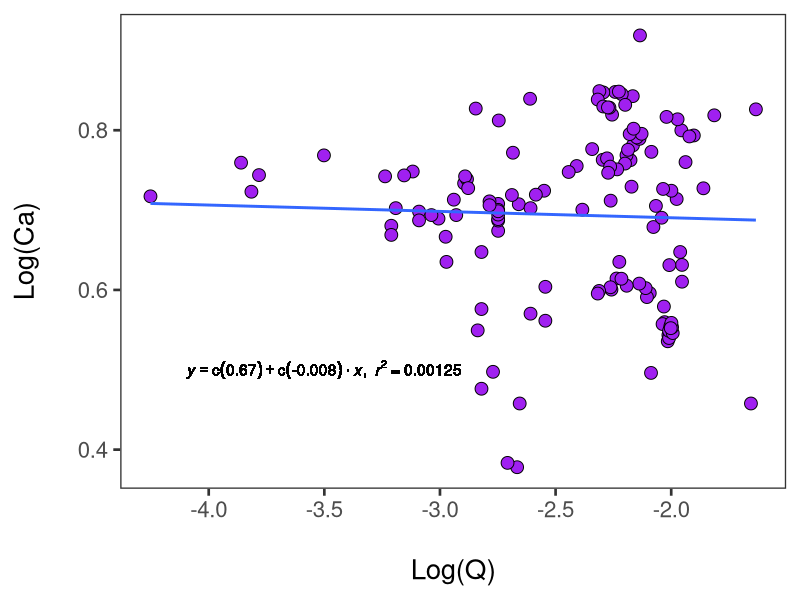
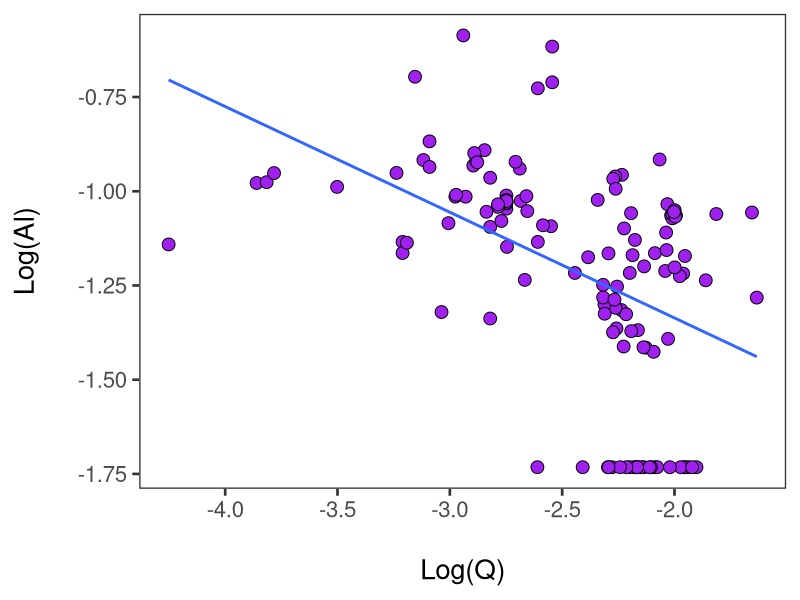
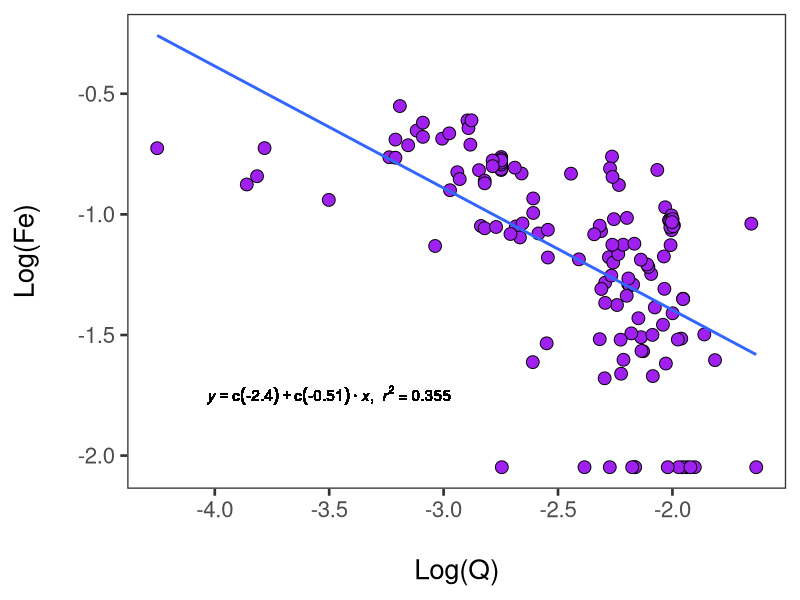
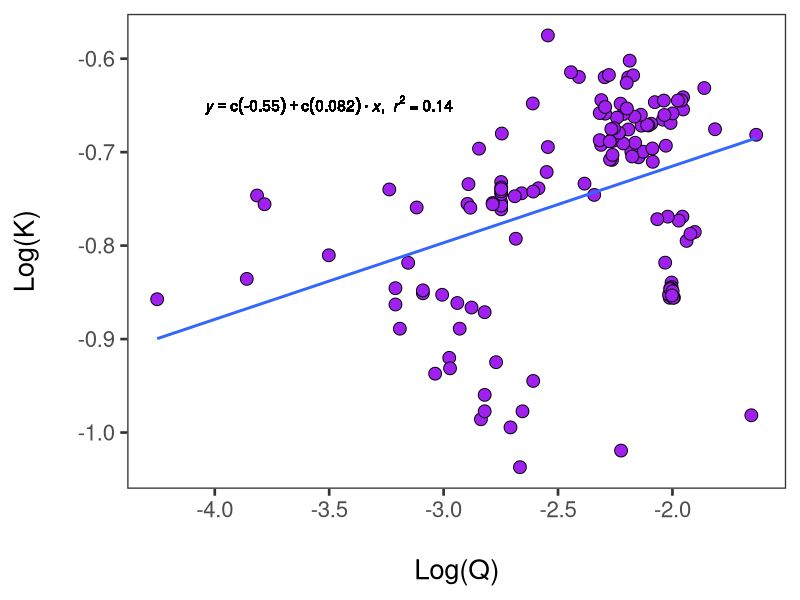
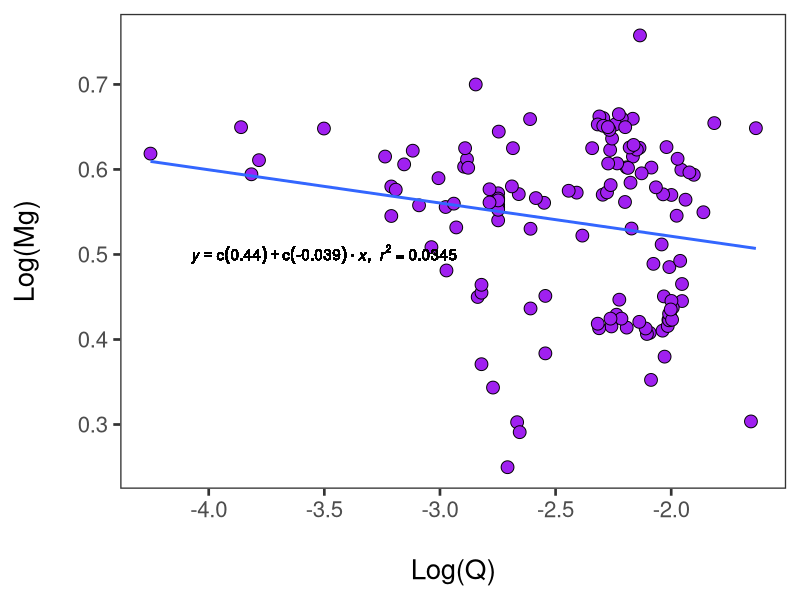
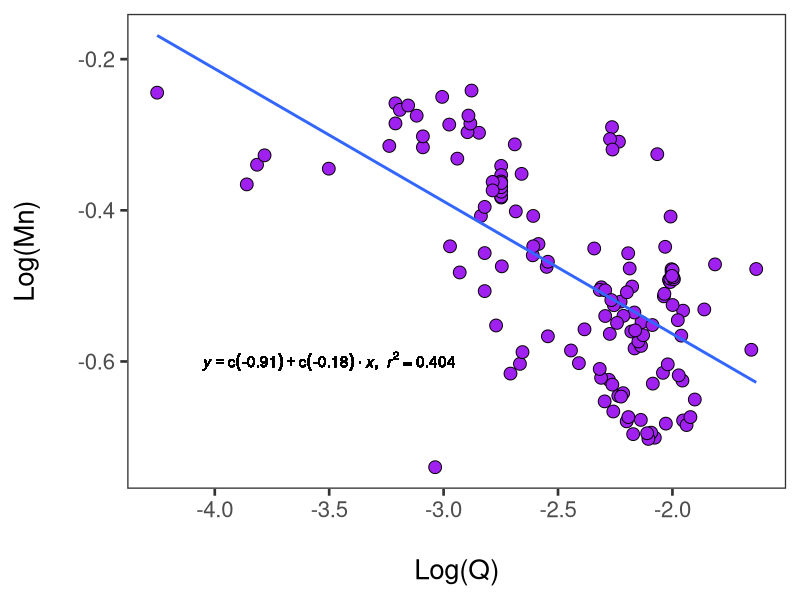
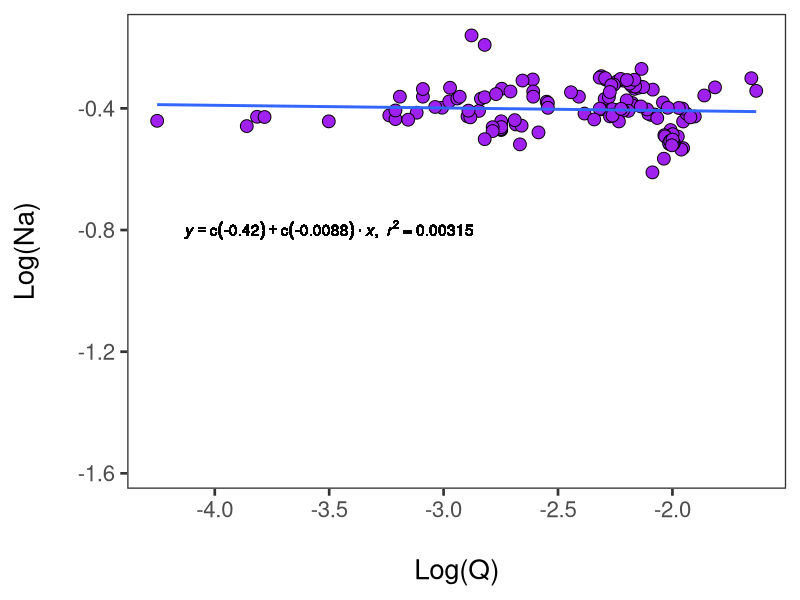
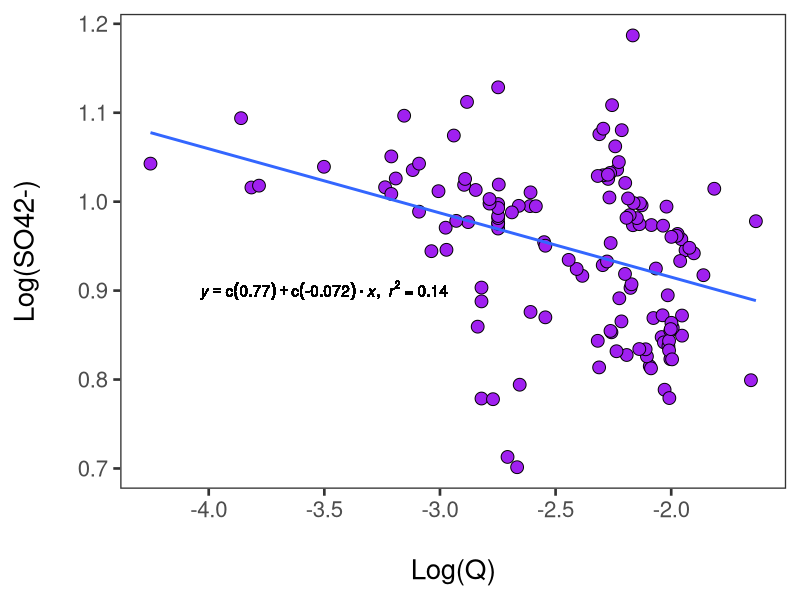

R code for these plots, in order:
# Rename columns to be R friendly

newname<-c("sample_name","date_and_time","Q_m3s","Al_mgL","Ca_mgL","Fe_mgL","K_mgL","Mg_mgL","Mn_mgL","Na_mgL","SO42_mgL","pH","EC")
CQ<-read.csv(file="CQ.csv",header=TRUE)
colnames(CQ)<-newname

#Transform mg/L to mmol/L

CQ$Al_mmolL<-(CQ$Al_mgL/26.982)
CQ$Ca_mmolL<-(CQ$Ca_mgL/40.08)
CQ$Fe_mmolL<-(CQ$Fe_mgL/55.845)
CQ$K_mmolL<-(CQ$K_mgL/39.099)
CQ$Mg_mmolL<-(CQ$Mg_mgL/24.305)
CQ$Mn_mmolL<-(CQ$Mn_mgL/54.938)
CQ$Na_mmolL<-(CQ$Na_mgL/22.99)
CQ$SO42_mmolL<-(CQ$SO42_mgL/96.06)

#Transform pH to H+ mg/L

CQ$H_mgL<-(10^(-1*CQ$pH))

#Take the log of everything

CQ$logQ<-(log10(CQ$Q_m3s))
CQ$logAl<-(log10(CQ$Al_mmolL))
CQ$logCa<-(log10(CQ$Ca_mmolL))
CQ$logFe<-(log10(CQ$Fe_mmolL))
CQ$logK<-(log10(CQ$K_mmolL))
CQ$logMg<-(log10(CQ$Mg_mmolL))
CQ$logMn<-(log10(CQ$Mn_mmolL))
CQ$logNa<-(log10(CQ$Na_mmolL))
CQ$logSO42<-(log10(CQ$SO42_mmolL))
CQ$logH<-(log10(CQ$H_mgL))
CQ$logEC<-(log10(CQ$EC))

#Function to pull regression text out
lm_eqn<-function(df){
  m<-lm(y~x,df)
  eq<-substitute(italic(y) == a + b %.% italic(x)*","~~italic(r)^2~"="~r2,
                 list(a = format(coef(m)[1], digits = 2),
                      b = format(coef(m)[2], digits = 2),
                      r2 = format(summary(m)$r.squared,digits=3)))
  as.character(as.expression(eq))
}
#making plots

#Ca plot
library(ggplot2)
pal="purple"
shape1=21
df<-CQ[,c("logQ","logCa")]
names(df)<-c("x","y")
CQCa<-ggplot(CQ, aes(logQ,logCa))+
  geom_point(colour="black",size=4, fill=pal, pch=shape1)+
  theme_bw(base_size=20)+
  theme(panel.grid.major = element_blank(), panel.grid.minor = element_blank())+
  guides(fill=guide_legend(title="Depth (cm)"))+
  xlab("\nLog(Q)")+
  ylab("Log(Ca)\n")+
  geom_text(x=-3.5, y=0.5, label = lm_eqn(df),parse=TRUE)+
  geom_smooth(method=lm,se=FALSE)
#Call the graph
CQCa

#Al plot
library(ggplot2)
pal="purple"
shape1=21
df<-CQ[,c("logQ","logAl")]
names(df)<-c("x","y")
CQAl<-ggplot(CQ, aes(logQ,logAl))+
  geom_point(colour="black",size=4, fill=pal, pch=shape1)+
  theme_bw(base_size=20)+
  theme(panel.grid.major = element_blank(), panel.grid.minor = element_blank())+
  guides(fill=guide_legend(title="Depth (cm)"))+
  xlab("\nLog(Q)")+
  ylab("Log(Al)\n")+
  geom_text(x=-3.5, y=0.5, label = lm_eqn(df),parse=TRUE)+
  geom_smooth(method=lm,se=FALSE)
#Call the graph
CQAl

#Fe plot
library(ggplot2)
pal="purple"
shape1=21
df<-CQ[,c("logQ","logFe")]
names(df)<-c("x","y")
CQFe<-ggplot(CQ, aes(logQ,logFe))+
  geom_point(colour="black",size=4, fill=pal, pch=shape1)+
  theme_bw(base_size=20)+
  theme(panel.grid.major = element_blank(), panel.grid.minor = element_blank())+
  guides(fill=guide_legend(title="Depth (cm)"))+
  xlab("\nLog(Q)")+
  ylab("Log(Fe)\n")+
  geom_text(x=-3.5, y=-1.75, label = lm_eqn(df),parse=TRUE)+
  geom_smooth(method=lm,se=FALSE)
#Call the graph
CQFe

#K plot
library(ggplot2)
pal="purple"
shape1=21
df<-CQ[,c("logQ","logK")]
names(df)<-c("x","y")
CQK<-ggplot(CQ, aes(logQ,logK))+
  geom_point(colour="black",size=4, fill=pal, pch=shape1)+
  theme_bw(base_size=20)+
  theme(panel.grid.major = element_blank(), panel.grid.minor = element_blank())+
  guides(fill=guide_legend(title="Depth (cm)"))+
  xlab("\nLog(Q)")+
  ylab("Log(K)\n")+
  geom_text(x=-3.5, y=-0.65, label = lm_eqn(df),parse=TRUE)+
  geom_smooth(method=lm,se=FALSE)
#Call the graph
CQK

#Mg plot
library(ggplot2)
pal="purple"
shape1=21
df<-CQ[,c("logQ","logMg")]
names(df)<-c("x","y")
CQMg<-ggplot(CQ, aes(logQ,logMg))+
  geom_point(colour="black",size=4, fill=pal, pch=shape1)+
  theme_bw(base_size=20)+
  theme(panel.grid.major = element_blank(), panel.grid.minor = element_blank())+
  guides(fill=guide_legend(title="Depth (cm)"))+
  xlab("\nLog(Q)")+
  ylab("Log(Mg)\n")+
  geom_text(x=-3.5, y=0.5, label = lm_eqn(df),parse=TRUE)+
  geom_smooth(method=lm,se=FALSE)
#Call the graph
CQMg

#Mn plot
library(ggplot2)
pal="purple"
shape1=21
df<-CQ[,c("logQ","logMn")]
names(df)<-c("x","y")
CQMn<-ggplot(CQ, aes(logQ,logMn))+
  geom_point(colour="black",size=4, fill=pal, pch=shape1)+
  theme_bw(base_size=20)+
  theme(panel.grid.major = element_blank(), panel.grid.minor = element_blank())+
  guides(fill=guide_legend(title="Depth (cm)"))+
  xlab("\nLog(Q)")+
  ylab("Log(Mn)\n")+
  geom_text(x=-3.5, y=-0.6, label = lm_eqn(df),parse=TRUE)+
  geom_smooth(method=lm,se=FALSE)
#Call the graph
CQMn

#Na plot
library(ggplot2)
pal="purple"
shape1=21
df<-CQ[,c("logQ","logNa")]
names(df)<-c("x","y")
CQNa<-ggplot(CQ, aes(logQ,logNa))+
  geom_point(colour="black",size=4, fill=pal, pch=shape1)+
  theme_bw(base_size=20)+
  theme(panel.grid.major = element_blank(), panel.grid.minor = element_blank())+
  guides(fill=guide_legend(title="Depth (cm)"))+
  xlab("\nLog(Q)")+
  ylab("Log(Na)\n")+
  geom_text(x=-3.5, y=-0.8, label = lm_eqn(df),parse=TRUE)+
  geom_smooth(method=lm,se=FALSE)
#Call the graph
CQNa

#SO42- plot
library(ggplot2)
pal="purple"
shape1=21
df<-CQ[,c("logQ","logSO42")]
names(df)<-c("x","y")
CQSO42<-ggplot(CQ, aes(logQ,logSO42))+
  geom_point(colour="black",size=4, fill=pal, pch=shape1)+
  theme_bw(base_size=20)+
  theme(panel.grid.major = element_blank(), panel.grid.minor = element_blank())+
  guides(fill=guide_legend(title="Depth (cm)"))+
  xlab("\nLog(Q)")+
  ylab("Log(SO42-)\n")+
  geom_text(x=-3.5, y=0.9, label = lm_eqn(df),parse=TRUE)+
  geom_smooth(method=lm,se=FALSE)
#Call the graph
CQSO42

#H+ plot
library(ggplot2)
pal="purple"
shape1=21
df<-CQ[,c("logQ","logH")]
names(df)<-c("x","y")
CQH<-ggplot(CQ, aes(logQ,logH))+
  geom_point(colour="black",size=4, fill=pal, pch=shape1)+
  theme_bw(base_size=20)+
  theme(panel.grid.major = element_blank(), panel.grid.minor = element_blank())+
  guides(fill=guide_legend(title="Depth (cm)"))+
  xlab("\nLog(Q)")+
  ylab("Log(H+)\n")+
  geom_text(x=-3.5, y=-5, label = lm_eqn(df),parse=TRUE)+
  geom_smooth(method=lm,se=FALSE)
#Call the graph
CQH

#EC plot
library(ggplot2)
pal="purple"
shape1=21
df<-CQ[,c("logQ","logEC")]
names(df)<-c("x","y")
CQEC<-ggplot(CQ, aes(logQ,logEC))+
  geom_point(colour="black",size=4, fill=pal, pch=shape1)+
  theme_bw(base_size=20)+
  theme(panel.grid.major = element_blank(), panel.grid.minor = element_blank())+
  guides(fill=guide_legend(title="Depth (cm)"))+
  xlab("\nLog(Q)")+
  ylab("Log(EC)\n")+
  geom_text(x=-3.5, y=3.15, label = lm_eqn(df),parse=TRUE)+
  geom_smooth(method=lm,se=FALSE)
#Call the graph
CQEC
